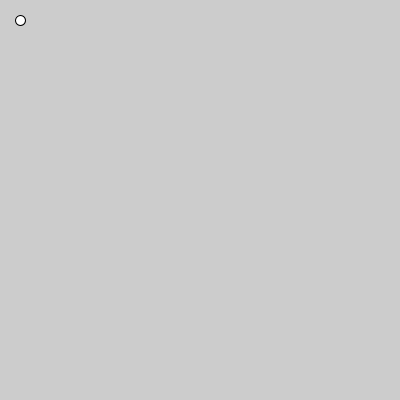
Frame 1 (no input)
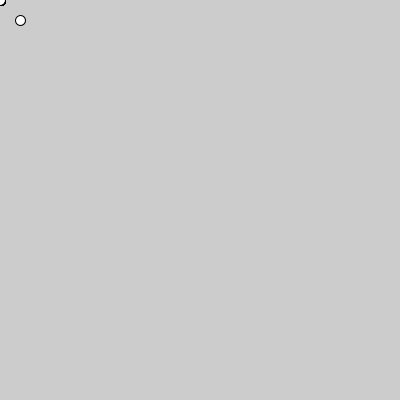
Frame 60 (the mouse pressed at the canvas centre just before this capture)
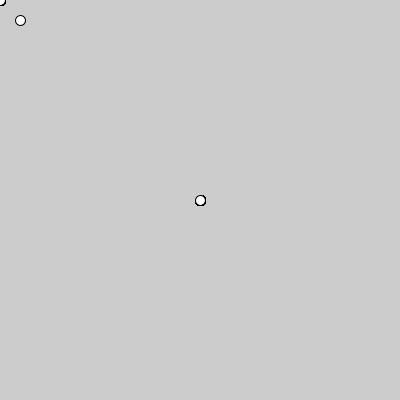
Frame 120 (the mouse held since frame 60 and released just before this capture)

The Processing sketch that drew these frames (run headless with seeded random() and noise(); from frame 60 on, the mouse is pressed at the canvas centre):

// Processing sketch: processing_101215
// ── processing_101215.pde

Circle myCircle;
void setup(){
  size(400,400);
  myCircle = new Circle(10,20,20,.5,.5);
}
void draw(){
  
 myCircle.draw_circle();
 myCircle.move_circle();
}


class Circle {
    float rad_size;
    float size;
    float x_pos;
    float y_pos;
    // {//, float xpos, float ypos, float xvel, float yvel)  {
  Circle (float rad_size, float xpos, float ypos, float xvel, float yvel)  {
    size = rad_size;
    x_pos = xpos;
    y_pos = ypos;
  /*xvel;
  yvel;*/
  }
  
  void draw_circle(){
    
  ellipse(x_pos,y_pos, size, size);
  
  
  }
  void move_circle(){
  //ellipse(mouseX,mouseY, size, size);
    x_pos = mouseX;
    y_pos = mouseY ; 
  
  
  }
    }
